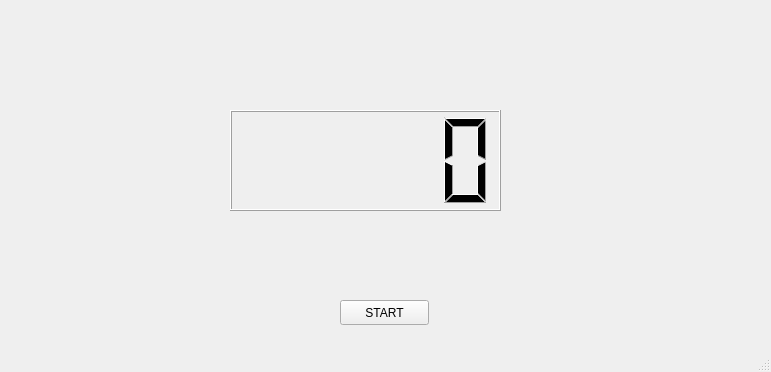
<?xml version="1.0" encoding="UTF-8"?>
<ui version="4.0">
 <class>MainWindow</class>
 <widget class="QMainWindow" name="MainWindow">
  <property name="geometry">
   <rect>
    <x>0</x>
    <y>0</y>
    <width>771</width>
    <height>372</height>
   </rect>
  </property>
  <property name="windowTitle">
   <string>MainWindow</string>
  </property>
  <widget class="QWidget" name="centralwidget">
   <widget class="QLCDNumber" name="lcdNumber">
    <property name="geometry">
     <rect>
      <x>230</x>
      <y>110</y>
      <width>271</width>
      <height>101</height>
     </rect>
    </property>
   </widget>
   <widget class="QPushButton" name="pushButton">
    <property name="geometry">
     <rect>
      <x>340</x>
      <y>300</y>
      <width>89</width>
      <height>25</height>
     </rect>
    </property>
    <property name="text">
     <string>START</string>
    </property>
   </widget>
  </widget>
  <widget class="QMenuBar" name="menubar">
   <property name="geometry">
    <rect>
     <x>0</x>
     <y>0</y>
     <width>771</width>
     <height>22</height>
    </rect>
   </property>
  </widget>
  <widget class="QStatusBar" name="statusbar"/>
 </widget>
 <resources/>
 <connections/>
</ui>
